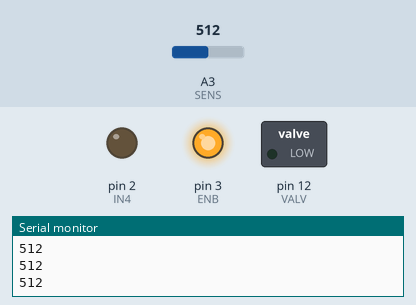
Recording of a sketch running on a simulated Arduino Uno, built with avr-gcc and run on an emulated ATmega328P. Parts: switched loads named in the sketch (green lamp = pin HIGH), output pins drawn as LEDs (lit = HIGH), the last lines printed to the serial monitor. Inputs (shaded band) come from the test bench; at power-on: A3 (SENS) = 512. Pins used as bus, display or sensor lines are not drawn.

Above: at 1.2 s.
1.3 s: A3 (SENS) set to 716
At 1.7 s:
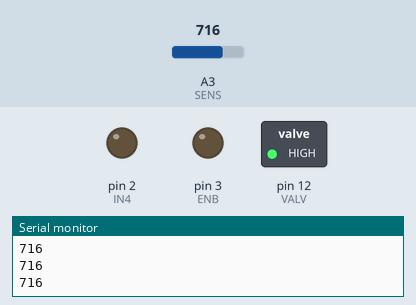
2.8 s: A3 (SENS) set to 511
At 4.0 s:
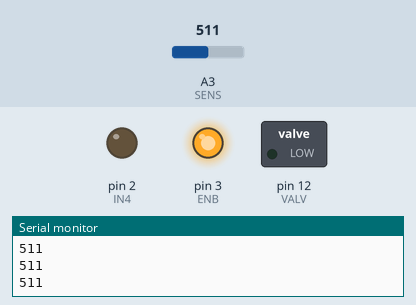
4.3 s: A3 (SENS) set to 900
At 5.5 s:
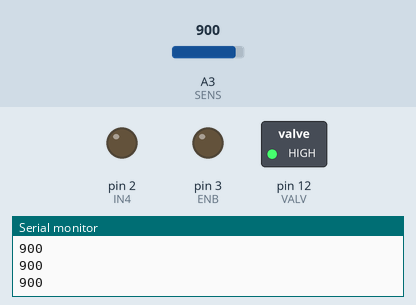
Timing chart, 0 to 7.3 s (numbered marks = the images above; inputs shaded):
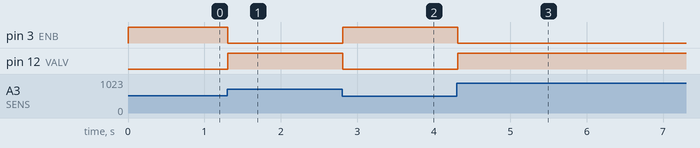

Measured:
- after the input at 1.3 s, pin 3 (ENB): HIGH → LOW at once; pin 12 (VALV): LOW → HIGH at once
- after the input at 2.8 s, pin 3 (ENB): LOW → HIGH at once; pin 12 (VALV): HIGH → LOW at once
- after the input at 4.3 s, pin 3 (ENB): HIGH → LOW at once; pin 12 (VALV): LOW → HIGH at once

The sketch:

base.ino
```cpp
int IN3 = 1;    // Input3 conectada al pin 5 -> bomba
int IN4 = 2;    // Input4 conectada al pin 4 -> bomba
int ENB = 3;    // ENB conectada al pin 3 de Arduino -> Enable de bomba
int VALV = 12;
int SENS = A3;
int POTEN = A1;
bool bandera = 1;

int sensor;
int medicion;
int potenciometro;
int margen = 10;
int margenSuperior;
int margenInferior;

void setup()
{
  pinMode(ENB, OUTPUT);
  pinMode(IN3, OUTPUT);
  pinMode(IN4, OUTPUT);
  pinMode(VALV, OUTPUT);

  digitalWrite (IN3, HIGH);
  digitalWrite (IN4, LOW);

  Serial.begin(9600);


}


void loop()
{
  sensor = analogRead(SENS);
  potenciometro = 600;


  margenSuperior = potenciometro + margen;
  margenInferior = potenciometro - margen;

  if(bandera){
    if(sensor > potenciometro){
      analogWrite(ENB, 0);
      analogWrite(VALV, 255);
    }
    else if(sensor < potenciometro){
      analogWrite(ENB, 255);
      analogWrite(VALV, 0);
    }
    else bandera = 0;
  }
  else{
    if(sensor < margenSuperior && sensor > margenInferior){
      analogWrite(ENB, 0);
      analogWrite(VALV, 0);
    }
    else if(sensor > margenSuperior){
      analogWrite(ENB, 0);
      analogWrite(VALV, 255);
      bandera = 1;
    }
    else if(sensor < margenInferior){
      analogWrite(ENB, 255);
      analogWrite(VALV, 0);
      bandera = 1;
    }
  }

  Serial.println(sensor);
  delay(100);
}
```
